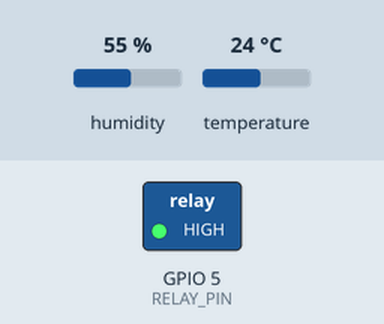
Recording of a sketch running on a simulated ESP8266 (NodeMCU). Shown: switched loads named in the sketch (green lamp = pin HIGH). The test bench sets the inputs (shaded band); at power-on: temperature 24 °C, humidity 55 %. WiFi joins after 1.5 s; servers stay silent unless stated; what the sketch prints to the serial monitor is not drawn.

Above: at 3.7 s.
3.8 s: temperature set to 30 °C
7.0 s: temperature set to 33 °C
At 8.6 s:
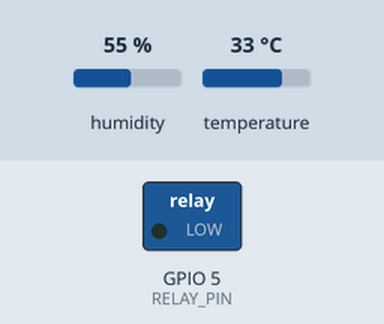
10.2 s: temperature set to 12 °C
At 13.0 s:
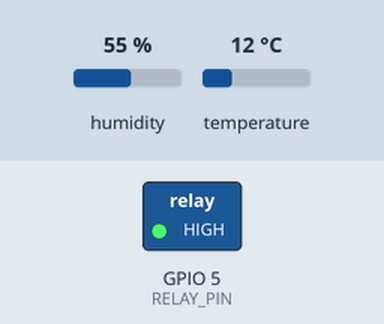
13.7 s: temperature set to 41 °C
At 15.8 s:
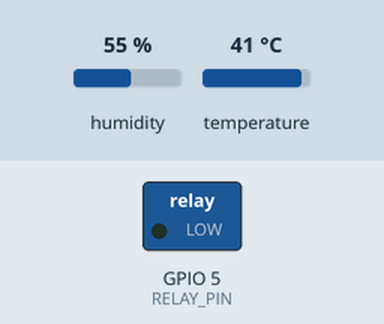
Timing chart, 0 to 17.3 s (numbered marks = the images above; inputs shaded):
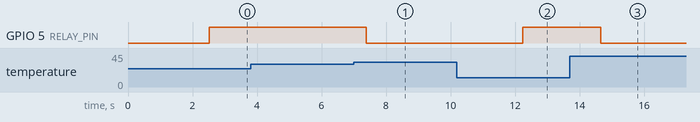

Measured:
- the behaviour switches between 31 and 32 °C on temperature (found by bisection; images 0 and 1)
- after the input at 3.8 s, every drawn part: stays the same
- after the input at 7.0 s, GPIO 5 (RELAY_PIN): HIGH → LOW after 0.38 s
- after the input at 10.2 s, GPIO 5 (RELAY_PIN): LOW → HIGH after 2.0 s
- after the input at 13.7 s, GPIO 5 (RELAY_PIN): HIGH → LOW after 0.96 s

The sketch:

Temperature-Controlled-relay-8266-thingspeak.ino
```cpp
#include <DHT.h>  // Including library for DHT
#include <ESP8266WiFi.h>

String apiKey = "OG1WE9AGMND9OJ0X";
const char *ssid = "IT solutions";
const char *pass = "Python@786";
const char* server = "api.thingspeak.com";

#define DHTPIN 2  // DHT sensor pin
#define RELAY_PIN 5  // Relay connected to GPIO 5 (D1)

DHT dht(DHTPIN, DHT11);
WiFiClient client;

void setup()
{
    Serial.begin(115200);
    delay(1000);
    dht.begin();

    pinMode(RELAY_PIN, OUTPUT);
    digitalWrite(RELAY_PIN, LOW); // Ensure relay is off initially

    Serial.println("Connecting to ");
    Serial.println(ssid);
    WiFi.begin(ssid, pass);

    while (WiFi.status() != WL_CONNECTED)
    {
        delay(500);
        Serial.print(".");
    }
    Serial.println("");
    Serial.println("WiFi connected");
}

void loop()
{
    float h = dht.readHumidity();
    float t = dht.readTemperature();

    if (isnan(h) || isnan(t))
    {
        Serial.println("Failed to read from DHT sensor!");
        return;
    }

    // Relay Control Logic
    if (t > 31.5) {
        digitalWrite(RELAY_PIN, LOW); // Turn relay ON
        Serial.println("Relay ON - Temperature exceeded 30°C");
    } else {
        digitalWrite(RELAY_PIN, HIGH); // Turn relay OFF
        Serial.println("Relay OFF - Temperature below threshold");
    }

    if (client.connect(server, 80))
    {
        String postStr = apiKey;
        postStr += "&field1=";
        postStr += String(t);
        postStr += "&field2=";
        postStr += String(h);
        postStr += "\r\n\r\n";

        client.print("POST /update HTTP/1.1\n");
        client.print("Host: api.thingspeak.com\n");
        client.print("Connection: close\n");
        client.print("X-THINGSPEAKAPIKEY: " + apiKey + "\n");
        client.print("Content-Type: application/x-www-form-urlencoded\n");
        client.print("Content-Length: ");
        client.print(postStr.length());
        client.print("\n\n");
        client.print(postStr);

        Serial.print("Temperature: ");
        Serial.print(t);
        Serial.print("°C, Humidity: ");
        Serial.print(h);
        Serial.println("% - Data sent to ThingSpeak.");
    }
    client.stop();
    Serial.println("Waiting...");

    delay(1000);
}
```
